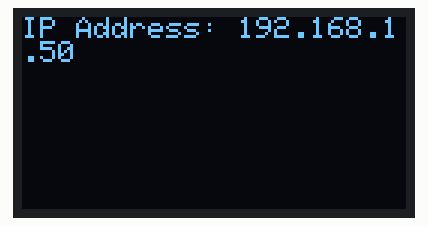
Recording of a sketch running on a simulated ESP32. Shown: 128×64 one-colour display. WiFi joins after 1.5 s; servers stay silent unless stated; the display library's start-up logo is not drawn; what the sketch prints to the serial monitor is not drawn.

Above: at 4.1 s.

The sketch:

IP-Revealer.ino
```cpp
#include <WiFi.h>
#include <Wire.h>
#include <Adafruit_GFX.h>
#include <Adafruit_SSD1306.h>

#define SDA_PIN 21  // Replace with your SDA pin number
#define SCL_PIN 22  // Replace with your SCL pin number

#define SCREEN_WIDTH 128
#define SCREEN_HEIGHT 64

#define OLED_RESET    -1  // No reset pin
#define SCREEN_ADDRESS 0x3C  // Change this if needed

Adafruit_SSD1306 display(SCREEN_WIDTH, SCREEN_HEIGHT, &Wire, OLED_RESET);

// Wi-Fi credentials
const char* ssid = "LOONEYTUNES";
const char* password = "SJL#home";

void setup() {
  // Initialize Serial
  Serial.begin(115200);

  // Initialize I2C with SDA and SCL pins
  Wire.begin(SDA_PIN, SCL_PIN);

  // Initialize OLED display
  if(!display.begin(SSD1306_SWITCHCAPVCC, SCREEN_ADDRESS)) {
    Serial.println(F("SSD1306 allocation failed"));
    for(;;);
  }
  display.display();
  delay(2000);
  display.clearDisplay();

  // Connect to Wi-Fi
  WiFi.begin(ssid, password);
  while (WiFi.status() != WL_CONNECTED) {
    delay(1000);
    Serial.println("Connecting to WiFi...");
  }
  Serial.println("Connected to WiFi");
}

void loop() {
  // Display IP address on OLED
  display.clearDisplay();
  display.setTextSize(1);
  display.setTextColor(SSD1306_WHITE);
  display.setCursor(0, 0);
  display.print("IP Address: ");
  display.println(WiFi.localIP());
  display.display();

  delay(5000); // Update every 5 seconds
}
```
